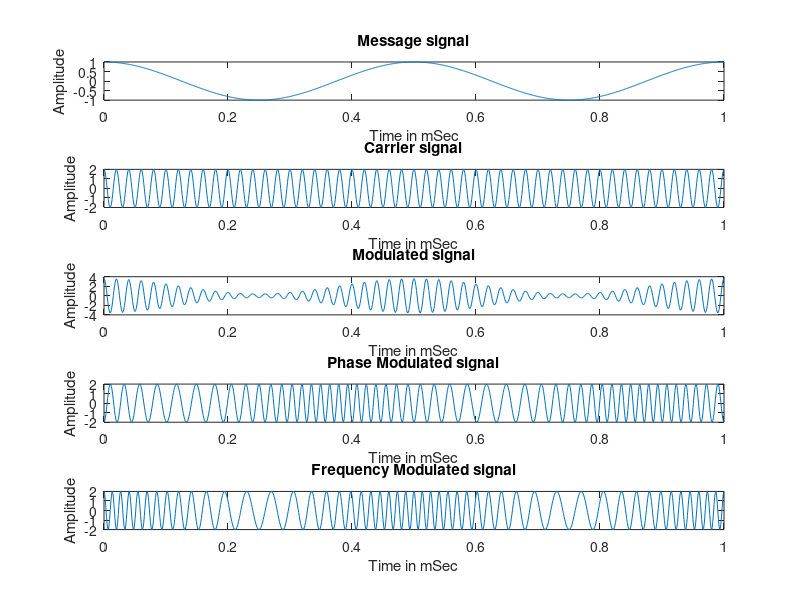

Reproduce this figure in MATLAB.
ka = .8;
Am = 1;
fm = 2;
t = 0:0.001:1;
Ac = 2;
fc = 50;
mt = Am*cos(2*pi*fm*t);
ct = Ac*cos(2*pi*fc*t);
ampmodt = (1+mt.*ka).*ct;
subplot(5,1,1)
plot(t,mt);
xlabel('Time in mSec');
ylabel('Amplitude');
title('Message signal');
subplot(5,1,2)
plot(t,ct);
xlabel('Time in mSec');
ylabel('Amplitude');
title('Carrier signal');
subplot(5,1,3)
plot(t,ampmodt);
xlabel('Time in mSec');
ylabel('Amplitude');
title('Modulated signal');
%phase modulation
Kp = 3*pi;
phasemodt  = Ac*cos(2*pi*fc*t + Kp*mt);
subplot(5,1,4)
plot(t,phasemodt);
xlabel('Time in mSec');
ylabel('Amplitude');
title('Phase Modulated signal');
%freqz(abs(phasemodt))
%frequency modulation
kf = 10^2/2*pi;
freqmod = Ac*cos(2*pi*fc*t + kf*Am*sin(2*pi*fm*t)/(pi*2*fm));
subplot(5,1,5)
plot(t,freqmod);
xlabel('Time in mSec');
ylabel('Amplitude');
title('Frequency Modulated signal');
